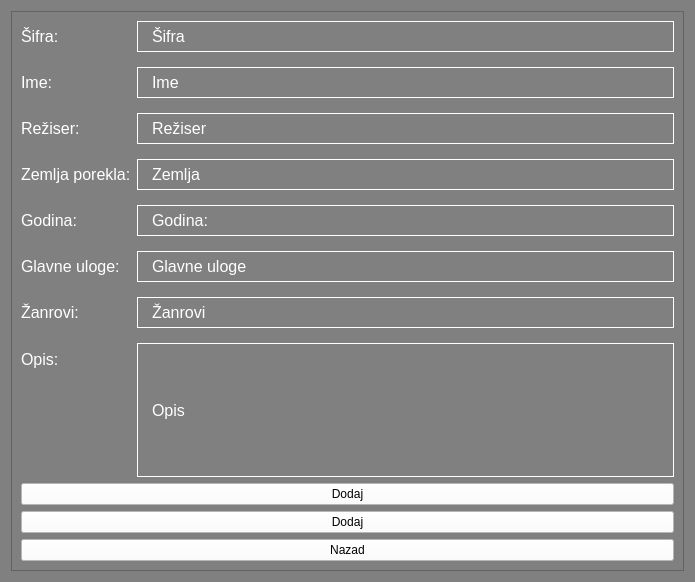
<?xml version="1.0" encoding="UTF-8"?>
<ui version="4.0">
 <class>Frame</class>
 <widget class="QFrame" name="Frame">
  <property name="geometry">
   <rect>
    <x>0</x>
    <y>0</y>
    <width>695</width>
    <height>582</height>
   </rect>
  </property>
  <property name="windowTitle">
   <string>Frame</string>
  </property>
  <property name="styleSheet">
   <string notr="true">background: gray;</string>
  </property>
  <layout class="QVBoxLayout" name="verticalLayout">
   <item>
    <widget class="QFrame" name="frame">
     <property name="styleSheet">
      <string notr="true">background-color: gray</string>
     </property>
     <property name="frameShape">
      <enum>QFrame::StyledPanel</enum>
     </property>
     <property name="frameShadow">
      <enum>QFrame::Raised</enum>
     </property>
     <layout class="QVBoxLayout" name="verticalLayout_3">
      <item>
       <layout class="QFormLayout" name="formLayout">
        <property name="verticalSpacing">
         <number>15</number>
        </property>
        <item row="0" column="0">
         <widget class="QLabel" name="label">
          <property name="font">
           <font>
            <pointsize>12</pointsize>
           </font>
          </property>
          <property name="styleSheet">
           <string notr="true">color: white</string>
          </property>
          <property name="text">
           <string>Šifra:</string>
          </property>
         </widget>
        </item>
        <item row="1" column="0">
         <widget class="QLabel" name="label_2">
          <property name="font">
           <font>
            <pointsize>12</pointsize>
           </font>
          </property>
          <property name="styleSheet">
           <string notr="true">color: white</string>
          </property>
          <property name="text">
           <string>Ime: </string>
          </property>
         </widget>
        </item>
        <item row="2" column="0">
         <widget class="QLabel" name="label_6">
          <property name="font">
           <font>
            <pointsize>12</pointsize>
           </font>
          </property>
          <property name="styleSheet">
           <string notr="true">color: white</string>
          </property>
          <property name="text">
           <string>Režiser: </string>
          </property>
         </widget>
        </item>
        <item row="3" column="0">
         <widget class="QLabel" name="label_7">
          <property name="font">
           <font>
            <pointsize>12</pointsize>
           </font>
          </property>
          <property name="styleSheet">
           <string notr="true">color: white</string>
          </property>
          <property name="text">
           <string>Zemlja porekla:</string>
          </property>
         </widget>
        </item>
        <item row="4" column="0">
         <widget class="QLabel" name="label_8">
          <property name="font">
           <font>
            <pointsize>12</pointsize>
           </font>
          </property>
          <property name="styleSheet">
           <string notr="true">color: white</string>
          </property>
          <property name="text">
           <string>Godina:</string>
          </property>
         </widget>
        </item>
        <item row="5" column="0">
         <widget class="QLabel" name="label_10">
          <property name="font">
           <font>
            <pointsize>12</pointsize>
           </font>
          </property>
          <property name="styleSheet">
           <string notr="true">color: white</string>
          </property>
          <property name="text">
           <string>Glavne uloge:</string>
          </property>
         </widget>
        </item>
        <item row="6" column="0">
         <widget class="QLabel" name="label_5">
          <property name="font">
           <font>
            <pointsize>12</pointsize>
           </font>
          </property>
          <property name="styleSheet">
           <string notr="true">color: white</string>
          </property>
          <property name="text">
           <string>Žanrovi: </string>
          </property>
         </widget>
        </item>
        <item row="7" column="0">
         <widget class="QLabel" name="label_9">
          <property name="font">
           <font>
            <pointsize>12</pointsize>
           </font>
          </property>
          <property name="styleSheet">
           <string notr="true">color: white</string>
          </property>
          <property name="text">
           <string>Opis:</string>
          </property>
         </widget>
        </item>
        <item row="0" column="1">
         <widget class="QLabel" name="id_label">
          <property name="sizePolicy">
           <sizepolicy hsizetype="Preferred" vsizetype="Preferred">
            <horstretch>0</horstretch>
            <verstretch>0</verstretch>
           </sizepolicy>
          </property>
          <property name="minimumSize">
           <size>
            <width>0</width>
            <height>0</height>
           </size>
          </property>
          <property name="font">
           <font>
            <pointsize>12</pointsize>
           </font>
          </property>
          <property name="styleSheet">
           <string notr="true">color: white; border: 1px solid white; padding: 5px 10px;</string>
          </property>
          <property name="text">
           <string>Šifra</string>
          </property>
         </widget>
        </item>
        <item row="1" column="1">
         <widget class="QLabel" name="name_label">
          <property name="sizePolicy">
           <sizepolicy hsizetype="Preferred" vsizetype="Preferred">
            <horstretch>0</horstretch>
            <verstretch>0</verstretch>
           </sizepolicy>
          </property>
          <property name="minimumSize">
           <size>
            <width>0</width>
            <height>0</height>
           </size>
          </property>
          <property name="font">
           <font>
            <pointsize>12</pointsize>
           </font>
          </property>
          <property name="styleSheet">
           <string notr="true">color: white; border: 1px solid white; padding: 5px 10px;</string>
          </property>
          <property name="text">
           <string>Ime</string>
          </property>
         </widget>
        </item>
        <item row="2" column="1">
         <widget class="QLabel" name="director_label">
          <property name="sizePolicy">
           <sizepolicy hsizetype="Preferred" vsizetype="Preferred">
            <horstretch>0</horstretch>
            <verstretch>0</verstretch>
           </sizepolicy>
          </property>
          <property name="minimumSize">
           <size>
            <width>0</width>
            <height>0</height>
           </size>
          </property>
          <property name="font">
           <font>
            <pointsize>12</pointsize>
           </font>
          </property>
          <property name="styleSheet">
           <string notr="true">color: white; border: 1px solid white; padding: 5px 10px;</string>
          </property>
          <property name="text">
           <string>Režiser</string>
          </property>
         </widget>
        </item>
        <item row="3" column="1">
         <widget class="QLabel" name="country_label">
          <property name="sizePolicy">
           <sizepolicy hsizetype="Preferred" vsizetype="Preferred">
            <horstretch>0</horstretch>
            <verstretch>0</verstretch>
           </sizepolicy>
          </property>
          <property name="minimumSize">
           <size>
            <width>0</width>
            <height>0</height>
           </size>
          </property>
          <property name="font">
           <font>
            <pointsize>12</pointsize>
           </font>
          </property>
          <property name="styleSheet">
           <string notr="true">color: white; border: 1px solid white; padding: 5px 10px;</string>
          </property>
          <property name="text">
           <string>Zemlja</string>
          </property>
         </widget>
        </item>
        <item row="4" column="1">
         <widget class="QLabel" name="year_label">
          <property name="sizePolicy">
           <sizepolicy hsizetype="Preferred" vsizetype="Preferred">
            <horstretch>0</horstretch>
            <verstretch>0</verstretch>
           </sizepolicy>
          </property>
          <property name="minimumSize">
           <size>
            <width>0</width>
            <height>0</height>
           </size>
          </property>
          <property name="font">
           <font>
            <pointsize>12</pointsize>
           </font>
          </property>
          <property name="styleSheet">
           <string notr="true">color: white; border: 1px solid white; padding: 5px 10px;</string>
          </property>
          <property name="text">
           <string>Godina:</string>
          </property>
         </widget>
        </item>
        <item row="5" column="1">
         <widget class="QLabel" name="roles_label">
          <property name="sizePolicy">
           <sizepolicy hsizetype="Preferred" vsizetype="Preferred">
            <horstretch>0</horstretch>
            <verstretch>0</verstretch>
           </sizepolicy>
          </property>
          <property name="minimumSize">
           <size>
            <width>0</width>
            <height>0</height>
           </size>
          </property>
          <property name="font">
           <font>
            <pointsize>12</pointsize>
           </font>
          </property>
          <property name="styleSheet">
           <string notr="true">color: white; border: 1px solid white; padding: 5px 10px;</string>
          </property>
          <property name="text">
           <string>Glavne uloge</string>
          </property>
         </widget>
        </item>
        <item row="6" column="1">
         <widget class="QLabel" name="genres_label">
          <property name="sizePolicy">
           <sizepolicy hsizetype="Preferred" vsizetype="Preferred">
            <horstretch>0</horstretch>
            <verstretch>0</verstretch>
           </sizepolicy>
          </property>
          <property name="minimumSize">
           <size>
            <width>0</width>
            <height>0</height>
           </size>
          </property>
          <property name="font">
           <font>
            <pointsize>12</pointsize>
           </font>
          </property>
          <property name="styleSheet">
           <string notr="true">color: white; border: 1px solid white; padding: 5px 10px;</string>
          </property>
          <property name="text">
           <string>Žanrovi</string>
          </property>
         </widget>
        </item>
        <item row="7" column="1">
         <widget class="QLabel" name="description_label">
          <property name="sizePolicy">
           <sizepolicy hsizetype="Preferred" vsizetype="MinimumExpanding">
            <horstretch>0</horstretch>
            <verstretch>0</verstretch>
           </sizepolicy>
          </property>
          <property name="minimumSize">
           <size>
            <width>0</width>
            <height>72</height>
           </size>
          </property>
          <property name="font">
           <font>
            <pointsize>12</pointsize>
           </font>
          </property>
          <property name="styleSheet">
           <string notr="true">color: white; border: 1px solid white; padding: 5px 10px;</string>
          </property>
          <property name="text">
           <string>Opis</string>
          </property>
         </widget>
        </item>
       </layout>
      </item>
      <item>
       <widget class="QPushButton" name="reserve_button">
        <property name="styleSheet">
         <string notr="true">background-color: white;</string>
        </property>
        <property name="text">
         <string>Dodaj</string>
        </property>
       </widget>
      </item>
      <item>
       <widget class="QPushButton" name="sell_button">
        <property name="styleSheet">
         <string notr="true">background-color: white;</string>
        </property>
        <property name="text">
         <string>Dodaj</string>
        </property>
       </widget>
      </item>
      <item>
       <widget class="QPushButton" name="back_button">
        <property name="styleSheet">
         <string notr="true">background-color: white;</string>
        </property>
        <property name="text">
         <string>Nazad</string>
        </property>
       </widget>
      </item>
     </layout>
    </widget>
   </item>
  </layout>
 </widget>
 <resources/>
 <connections/>
</ui>
